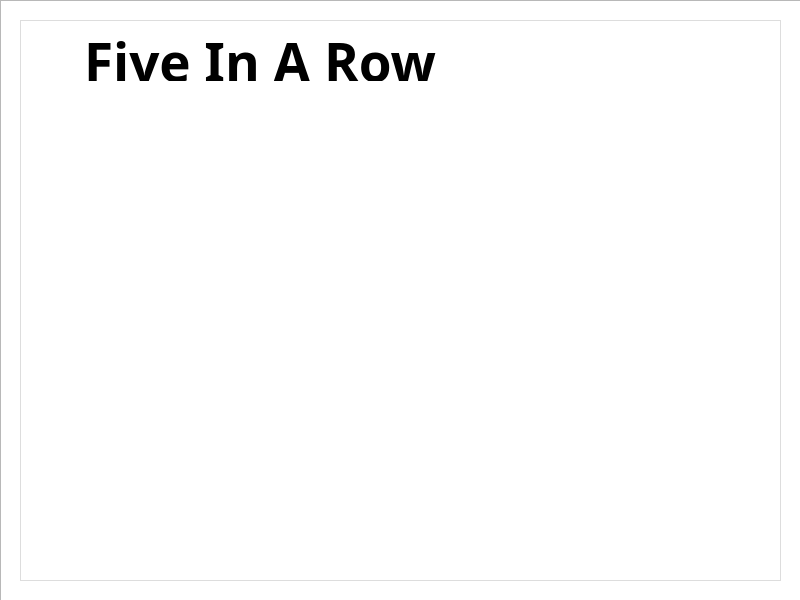
<?xml version="1.0" encoding="UTF-8"?>
<ui version="4.0">
 <class>Board</class>
 <widget class="QMainWindow" name="Board">
  <property name="geometry">
   <rect>
    <x>0</x>
    <y>0</y>
    <width>800</width>
    <height>600</height>
   </rect>
  </property>
  <property name="sizePolicy">
   <sizepolicy hsizetype="Minimum" vsizetype="Minimum">
    <horstretch>0</horstretch>
    <verstretch>0</verstretch>
   </sizepolicy>
  </property>
  <property name="contextMenuPolicy">
   <enum>Qt::PreventContextMenu</enum>
  </property>
  <property name="windowTitle">
   <string>Five In A Row</string>
  </property>
  <property name="toolButtonStyle">
   <enum>Qt::ToolButtonIconOnly</enum>
  </property>
  <widget class="QWidget" name="centralwidget">
   <property name="sizePolicy">
    <sizepolicy hsizetype="Minimum" vsizetype="Minimum">
     <horstretch>0</horstretch>
     <verstretch>0</verstretch>
    </sizepolicy>
   </property>
   <widget class="QWidget" name="widget" native="true">
    <property name="geometry">
     <rect>
      <x>0</x>
      <y>0</y>
      <width>801</width>
      <height>601</height>
     </rect>
    </property>
    <property name="sizePolicy">
     <sizepolicy hsizetype="Minimum" vsizetype="Minimum">
      <horstretch>0</horstretch>
      <verstretch>0</verstretch>
     </sizepolicy>
    </property>
    <property name="layoutDirection">
     <enum>Qt::LeftToRight</enum>
    </property>
    <property name="autoFillBackground">
     <bool>true</bool>
    </property>
    <widget class="QLineEdit" name="five_in_a_row_title">
     <property name="geometry">
      <rect>
       <x>20</x>
       <y>40</y>
       <width>481</width>
       <height>41</height>
      </rect>
     </property>
     <property name="sizePolicy">
      <sizepolicy hsizetype="Minimum" vsizetype="Minimum">
       <horstretch>0</horstretch>
       <verstretch>0</verstretch>
      </sizepolicy>
     </property>
     <property name="font">
      <font>
       <family>Snap ITC</family>
       <pointsize>40</pointsize>
       <bold>true</bold>
       <underline>false</underline>
       <stylestrategy>PreferDefault</stylestrategy>
      </font>
     </property>
     <property name="layoutDirection">
      <enum>Qt::LeftToRight</enum>
     </property>
     <property name="styleSheet">
      <string notr="true">background-color: rgba(255, 255, 255, 0);</string>
     </property>
     <property name="text">
      <string>Five In A Row</string>
     </property>
     <property name="frame">
      <bool>false</bool>
     </property>
     <property name="alignment">
      <set>Qt::AlignCenter</set>
     </property>
     <property name="dragEnabled">
      <bool>false</bool>
     </property>
     <property name="readOnly">
      <bool>true</bool>
     </property>
     <property name="cursorMoveStyle">
      <enum>Qt::LogicalMoveStyle</enum>
     </property>
    </widget>
    <widget class="QListWidget" name="background">
     <property name="geometry">
      <rect>
       <x>0</x>
       <y>0</y>
       <width>811</width>
       <height>631</height>
      </rect>
     </property>
     <property name="sizePolicy">
      <sizepolicy hsizetype="Minimum" vsizetype="Minimum">
       <horstretch>0</horstretch>
       <verstretch>0</verstretch>
      </sizepolicy>
     </property>
     <property name="font">
      <font>
       <pointsize>6</pointsize>
      </font>
     </property>
     <property name="layoutDirection">
      <enum>Qt::LeftToRight</enum>
     </property>
     <property name="autoFillBackground">
      <bool>false</bool>
     </property>
     <property name="styleSheet">
      <string notr="true">border-image: url(:/menu/img/menu_background.jpg);</string>
     </property>
    </widget>
    <widget class="QListWidget" name="listWidget">
     <property name="geometry">
      <rect>
       <x>20</x>
       <y>20</y>
       <width>761</width>
       <height>561</height>
      </rect>
     </property>
     <property name="sizePolicy">
      <sizepolicy hsizetype="Minimum" vsizetype="Minimum">
       <horstretch>0</horstretch>
       <verstretch>0</verstretch>
      </sizepolicy>
     </property>
     <property name="font">
      <font>
       <family>Rockwell Extra Bold</family>
      </font>
     </property>
     <property name="autoFillBackground">
      <bool>false</bool>
     </property>
     <property name="styleSheet">
      <string notr="true">background-color: rgba(255, 255, 255, 150);</string>
     </property>
     <property name="lineWidth">
      <number>0</number>
     </property>
    </widget>
    <zorder>background</zorder>
    <zorder>listWidget</zorder>
    <zorder>five_in_a_row_title</zorder>
   </widget>
  </widget>
 </widget>
 <resources/>
 <connections/>
</ui>
